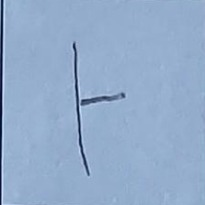
#> input picture github_pertemuan_7/gambar/hangeul.jpeg, 205 x 205 px, found by its file name
$ python e_rescale_with_pooling.py
#> lines starting #> are read from the running program, lines starting #| are printed output that depends on the picture; after the words box and inside, x2 and y2 are one past the last pixel; in counts of white or black regions, pixels touching at a corner belong together
import numpy as np
import matplotlib.pyplot as plt

# USER ENTRY
dir = ""
file_input = "hangeul"   # nama file tanpa ekstensi
ext = ".jpeg"

row_crop = 0.05
col_crop = 0.05
m, n, ch = 20, 20, 3
th = 105

def preprocessing(dir, file_input, ext, th):
#> called with dir = '', file_input = 'hangeul', ext = '.jpeg', th = 105
    pic_ori = plt.imread(dir + file_input + ext)
#> pic_ori is the input picture: shape (205, 205, 3); mean R, G, B 146.9, 171.8, 202.7
    row, col = pic_ori.shape[0], pic_ori.shape[1]
#> row = 205; col = 205

    # CROP
    row_margin = round(row_crop * row)
#> row_margin = 10
    col_margin = round(col_crop * col)
#> col_margin = 10
    pic_crop = pic_ori[row_margin:row-row_margin, col_margin:col-col_margin, :]
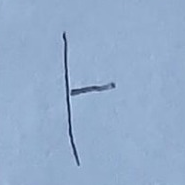
#> pic_crop: shape (185, 185, 3); mean R, G, B 147.8, 172.8, 203.8

    # DOWNSIZE (AVERAGE POOLING)
    pic_asal = pic_crop.astype(np.float16)
    row_asal, col_asal, _ = pic_asal.shape
#> row_asal = 185; col_asal = 185

    pic_res = np.zeros((m, n, ch), dtype=np.float16)

    delta_row = round(row_asal / m)
#> delta_row = 9
    delta_col = round(col_asal / n)
#> delta_col = 9

    i_res = -1
    for i_asal in range(0, row_asal - delta_row, delta_row):
        i_res += 1
        j_res = -1
        for j_asal in range(0, col_asal - delta_col, delta_col):
            j_res += 1

            block = pic_asal[i_asal:i_asal+delta_row, j_asal:j_asal+delta_col]
            pic_res[i_res, j_res] = np.mean(block, axis=(0, 1))
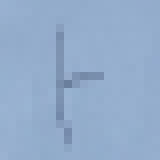
#> pic_res: shape (20, 20, 3) float16 (shown 8 times larger); mean R, G, B 147.8, 172.9, 203.8
#> after the loop, i_res = 19

    # GRAYSCALE
    average = np.mean(pic_res, axis=2)
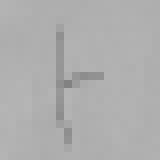
#> average: shape (20, 20) float16 (shown 8 times larger); min 130.5, max 181.2, mean 174.8
    pic_gs = np.stack([average]*3, axis=2)

    # INVERT (hitam jadi putih)
    pic_inv = 255 - pic_gs
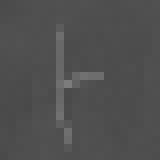
#> pic_inv: shape (20, 20, 3) float16 (shown 8 times larger); min 73.75, max 124.5, mean 80.2

    # THRESHOLD
    pic_bin = np.where(pic_inv < th, 0, 255)
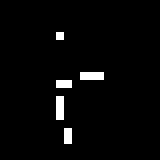
#> pic_bin: shape (20, 20, 3) int64 (shown 8 times larger); 2.8% white in thin lines or dots, all inside (x1, y1, x2, y2) = (7, 4, 13, 18)
    pic_bin = np.stack([pic_bin[:,:,0]]*3, axis=2)

    return pic_ori, pic_crop, pic_res, pic_gs, pic_inv, pic_bin

# MAIN (single image)
pic_ori, pic_crop, pic_res, pic_gs, pic_inv, pic_bin = preprocessing(dir, file_input, ext, th)

pic_bin = pic_bin.astype(np.uint8)
# plt.imsave(file_input + "_ready" + ext, pic_bin)

# DISPLAY
plt.figure("ori"); plt.imshow(pic_ori)
plt.figure("crop"); plt.imshow(pic_crop)
plt.figure("resize"); plt.imshow(pic_res.astype(np.uint8))
plt.figure("grayscale"); plt.imshow(pic_gs.astype(np.uint8))
plt.figure("invert"); plt.imshow(pic_inv.astype(np.uint8))
plt.figure("binary"); plt.imshow(pic_bin)

plt.show()
